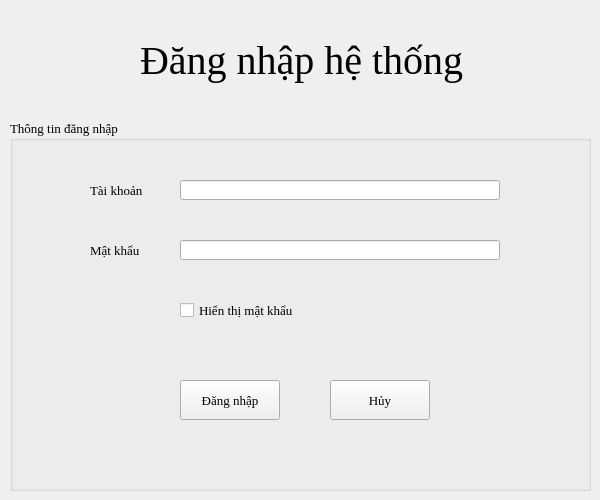
<?xml version="1.0" encoding="UTF-8"?>
<ui version="4.0">
 <class>formDangNhap</class>
 <widget class="QMainWindow" name="formDangNhap">
  <property name="geometry">
   <rect>
    <x>0</x>
    <y>0</y>
    <width>600</width>
    <height>500</height>
   </rect>
  </property>
  <property name="windowTitle">
   <string>Đăng nhập</string>
  </property>
  <widget class="QWidget" name="centralwidget">
   <widget class="QLabel" name="lblTitleDN">
    <property name="geometry">
     <rect>
      <x>140</x>
      <y>30</y>
      <width>401</width>
      <height>61</height>
     </rect>
    </property>
    <property name="font">
     <font>
      <family>Times New Roman</family>
      <pointsize>30</pointsize>
     </font>
    </property>
    <property name="text">
     <string>Đăng nhập hệ thống</string>
    </property>
   </widget>
   <widget class="QGroupBox" name="grpDangNhap">
    <property name="geometry">
     <rect>
      <x>10</x>
      <y>120</y>
      <width>581</width>
      <height>371</height>
     </rect>
    </property>
    <property name="font">
     <font>
      <family>Times New Roman</family>
      <pointsize>10</pointsize>
     </font>
    </property>
    <property name="title">
     <string>Thông tin đăng nhập</string>
    </property>
    <widget class="QLabel" name="lblTaiKhoan">
     <property name="geometry">
      <rect>
       <x>80</x>
       <y>60</y>
       <width>90</width>
       <height>20</height>
      </rect>
     </property>
     <property name="font">
      <font>
       <family>Times New Roman</family>
       <pointsize>10</pointsize>
      </font>
     </property>
     <property name="text">
      <string>Tài khoản</string>
     </property>
    </widget>
    <widget class="QLabel" name="lblMatKhau">
     <property name="geometry">
      <rect>
       <x>80</x>
       <y>120</y>
       <width>90</width>
       <height>20</height>
      </rect>
     </property>
     <property name="font">
      <font>
       <family>Times New Roman</family>
       <pointsize>10</pointsize>
      </font>
     </property>
     <property name="text">
      <string>Mật khẩu</string>
     </property>
    </widget>
    <widget class="QLineEdit" name="txtTaiKhoan">
     <property name="geometry">
      <rect>
       <x>170</x>
       <y>60</y>
       <width>320</width>
       <height>20</height>
      </rect>
     </property>
     <property name="font">
      <font>
       <family>Times New Roman</family>
       <pointsize>10</pointsize>
      </font>
     </property>
    </widget>
    <widget class="QLineEdit" name="txtMatKhau">
     <property name="geometry">
      <rect>
       <x>170</x>
       <y>120</y>
       <width>320</width>
       <height>20</height>
      </rect>
     </property>
     <property name="font">
      <font>
       <family>Times New Roman</family>
       <pointsize>10</pointsize>
      </font>
     </property>
    </widget>
    <widget class="QPushButton" name="btnDangNhap">
     <property name="geometry">
      <rect>
       <x>170</x>
       <y>260</y>
       <width>100</width>
       <height>40</height>
      </rect>
     </property>
     <property name="font">
      <font>
       <family>Times New Roman</family>
       <pointsize>10</pointsize>
      </font>
     </property>
     <property name="text">
      <string>Đăng nhập</string>
     </property>
    </widget>
    <widget class="QPushButton" name="btnHuy">
     <property name="geometry">
      <rect>
       <x>320</x>
       <y>260</y>
       <width>100</width>
       <height>40</height>
      </rect>
     </property>
     <property name="font">
      <font>
       <family>Times New Roman</family>
       <pointsize>10</pointsize>
      </font>
     </property>
     <property name="text">
      <string>Hủy</string>
     </property>
    </widget>
    <widget class="QCheckBox" name="chkHienMK">
     <property name="geometry">
      <rect>
       <x>170</x>
       <y>180</y>
       <width>200</width>
       <height>20</height>
      </rect>
     </property>
     <property name="text">
      <string>Hiển thị mật khẩu</string>
     </property>
    </widget>
   </widget>
  </widget>
 </widget>
 <tabstops>
  <tabstop>txtTaiKhoan</tabstop>
  <tabstop>txtMatKhau</tabstop>
  <tabstop>chkHienMK</tabstop>
  <tabstop>btnDangNhap</tabstop>
  <tabstop>btnHuy</tabstop>
 </tabstops>
 <resources/>
 <connections/>
</ui>
